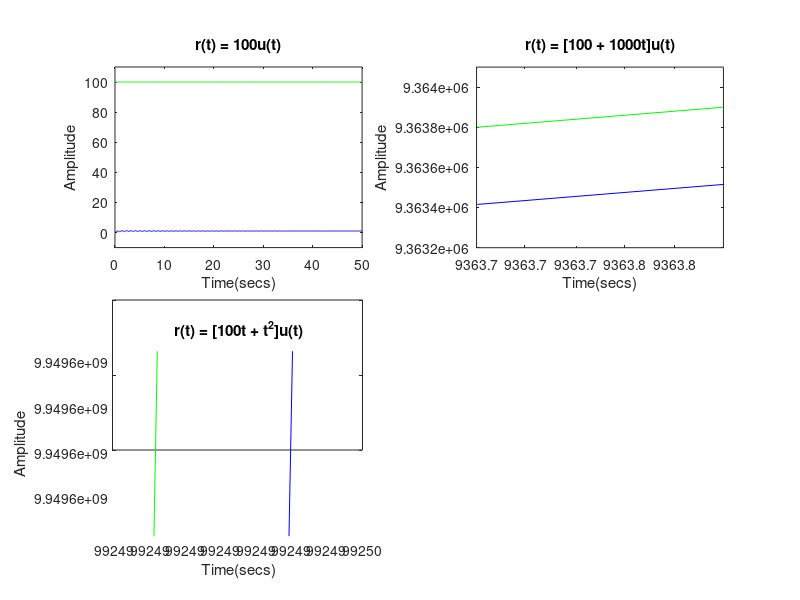

The MATLAB script that drew this image:
clear
clc

K = 13;

s = tf('s');
G = (K*(s+7))/(s*(s^2+2*s+35));
sys_cl = feedback(G,1);
[y,t] = step(sys_cl);
u = 100.*ones(size(t));

figure(1)
subplot(2,2,1)
plot(t,y,'b',t,u,'g')
axis([0,50,-10,110])
xlabel('Time(secs)')
ylabel('Amplitude')
title('r(t) = 100u(t)')

%clear t u
t = 0:0.1:10000;
u = 100 + 1000.*t;
[y,t] = lsim(sys_cl,u,t);
subplot(2,2,2)
plot(t,y,'b',t,u,'g')
axis([9363.7,9363.8,9.3632e6,9.3641e6])
xlabel('Time(secs)')
ylabel('Amplitude')
title('r(t) = [100 + 1000t]u(t)')

%clear t u
t = 0:0.1:100000;
u = t.*t + 1000*t;
[y,x] = lsim(sys_cl,u,t);
subplot(2,2,3)
plot(t,y,'b',t,u,'g')
axis([9.92488e4,9.92495e4,9.9495956e9,9.9495976e9])
xlabel('Time(secs)')
ylabel('Amplitude')
title('r(t) = [100t + t^2]u(t)')